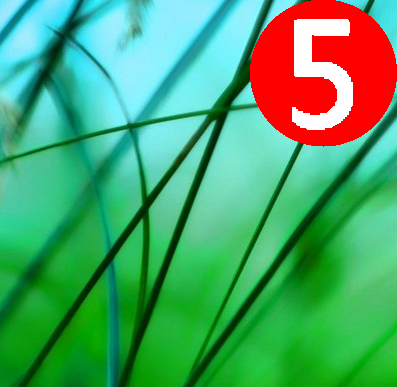
%> input picture test with number 5.png, 397 x 387 px
$ octave geneimg.m   (GNU Octave 9; MATLAB toolbox functions it lacks are replaced by stand-ins)
%> lines starting %> are read from the running program, lines starting %| are printed output that depends on the picture; in (x1, y1, x2, y2) boxes, pixels count from 0 and x2, y2 are one past the last pixel; in counts of white or black regions, pixels touching at a corner belong together; the program's own positions count from 1
%  ©³©·¡¡¡¡¡¡©³©·
%©³©¿©ß©¥©¥©¥©¿©ß©·
%©§¡¡¡¡¡¡¡¡¡¡¡¡¡¡©§ ¡¡
%©§¡¡¡¡¡¡©¥¡¡¡¡¡¡©§
%©§¡¡©×©¿¡¡©»©×¡¡©§
%©§¡¡¡¡¡¡¡¡¡¡¡¡¡¡©§
%©§¡¡¡¡¡¡©ß¡¡¡¡¡¡©§
%©§¡¡¡¡¡¡¡¡¡¡¡¡¡¡©§
%©»©¥©·¡¡¡¡¡¡©³©¥©¿
%    ©§¡¡¡¡¡¡©§
%    ©§¡¡¡¡¡¡©§
%    ©§¡¡¡¡¡¡©»©¥©¥©¥©·
%    ©§¡¡¡¡¡¡¡¡¡¡¡¡¡¡©Ç©·
%    ©§¡¡¡¡¡¡¡¡¡¡¡¡¡¡©³©¿
%    ©»©·©·©³©¥©×©·©³©¿
%      ©§©Ï©Ï¡¡©§©Ï©Ï
%      ©»©ß©¿¡¡©»©ß©¿
%
clear,clc
%% open image file
[fn,pn,fi]=uigetfile('*.bmp;*.png;*.jpg;*.jpeg','choose image');
%> the answer given: test with number 5.png
img=imread([pn fn]);
%> img is the input picture: size 387x397x3 uint8; mean R, G, B 75.6, 163.3, 105.9
%% process image
width = size(img,1);%image width
%> width = 387
height = size(img,2);%image height
%> height = 397
minlength = min([width,height]);%min of width and height
%> minlength = 387
circle_d = floor(minlength*(1-0.618));%circle radius
%> circle_d = 147
circle_x_end = circle_d;
%> circle_x_end = 147
circle_y_start = height - circle_d + 1;
%> circle_y_start = 251
%circle center
circle_center_x = circle_x_end/2;
%> circle_center_x = 73.5
circle_center_y = (circle_y_start+height)/2;
%> circle_center_y = 324
%draw circle--------------------------------
for i=1:circle_x_end
    for j=circle_y_start:height
        if((i-circle_center_x)^2+(j-circle_center_y)^2 <= (circle_d/2)^2)
            img(i,j,1) = 255;
            img(i,j,2) = 0;
            img(i,j,3) = 0;
        end
    end
end
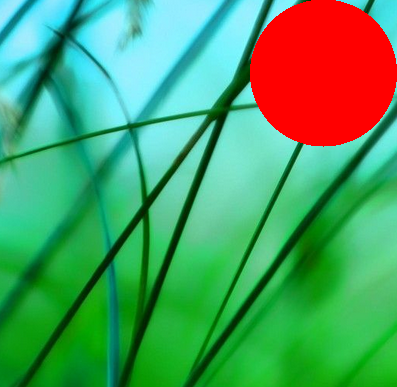
%> img: size 387x397x3 uint8; 2.33% of pixels changed, all inside (x1, y1, x2, y2) = (292, 19, 353, 130)
% draw number-------------------------------
load number.mat
num = input('Input the number to add to the image:');
%> the answer given: 3
while(num<0 || num>9)
    num = input('Input error,out of range(0-9),reinput the number:');
end
%-------------------------------------------
%scale the nu7mber image
var_name = ['number' num2str(num)];
eval([var_name '=imresize(' var_name ',[circle_x_end,height - circle_y_start+1]);']);
%sharp the image
eval(['index = find(' var_name '>0);']);
for k=1:length(index)
    eval([var_name '(index(k)) = 255;']);
end
%add the value to the 2nd and 3rd layer
eval(['img(1:circle_x_end,circle_y_start:height,2) = img(1:circle_x_end,circle_y_start:height,2)+' var_name ';']);
eval(['img(1:circle_x_end,circle_y_start:height,3) = img(1:circle_x_end,circle_y_start:height,3)+' var_name ';']);
%% show image
imshow(img);
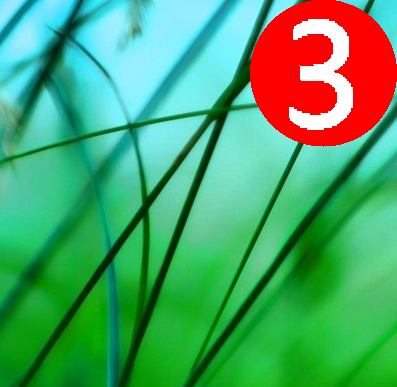
%> displayed picture: size 387x397x3, on the screen's scale of 0 to 255; mean R, G, B 75.6, 162.8, 105.4
%% save image
dotindex = max(find(fn=='.'));
imwrite(img,[fn(1:dotindex-1) ' with number ' num2str(num) fn(dotindex:end)]);
